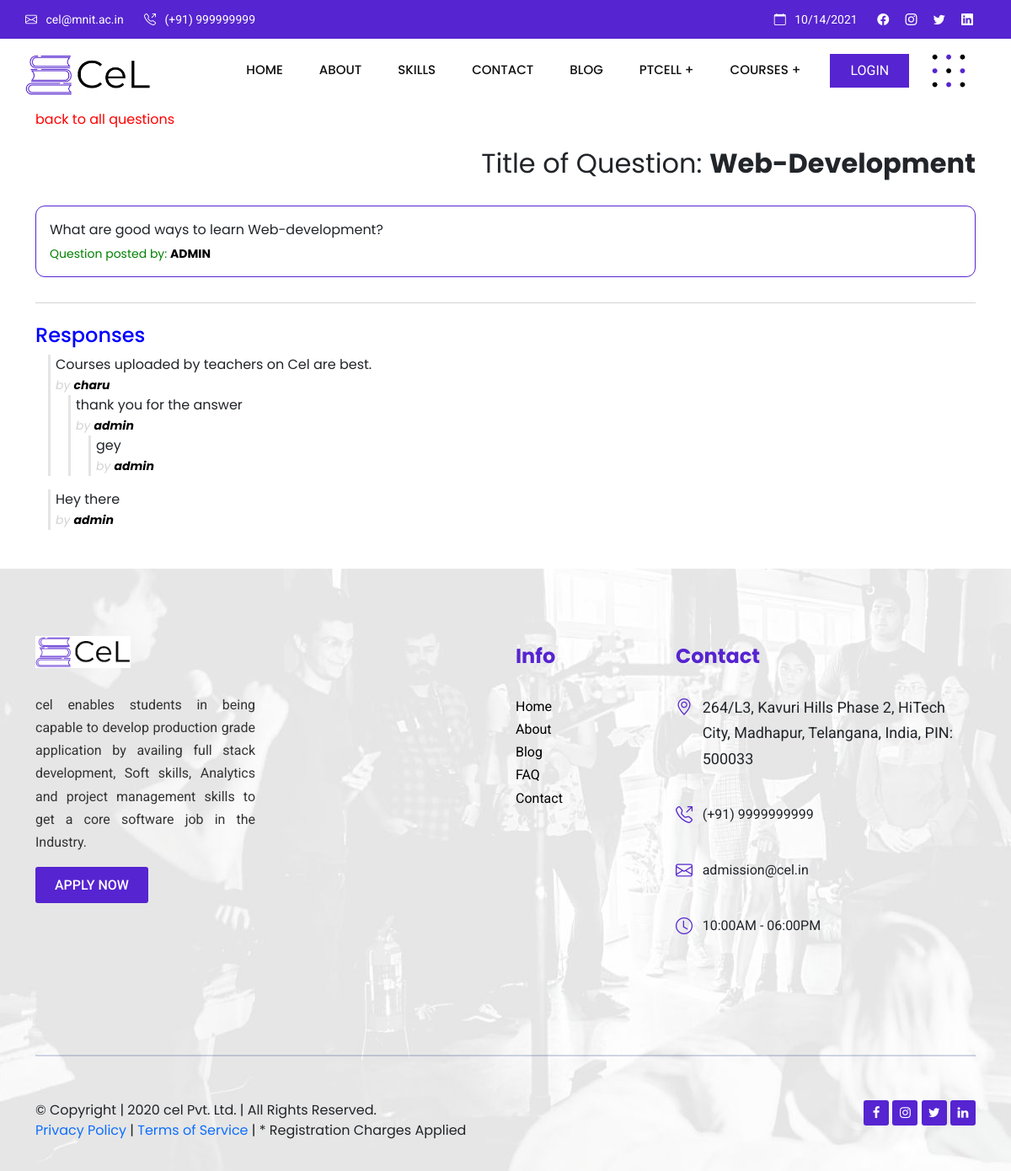
Screenshot of /question/1 with the database file from the repository.
### myapp/models.py (models this page shows, shortened)
class Question(models.Model):
    author = models.ForeignKey(User, null=False, on_delete=models.CASCADE)
    title = models.CharField(max_length=200, null=False)
    body = models.TextField(null=False)
    created_at = models.DateTimeField(auto_now_add=True)
    updated_at = models.DateTimeField(auto_now=True)
    def get_responses(self):
        return self.responses.filter(parent=None)

class Response(models.Model):
    user = models.ForeignKey(User, null=False, on_delete=models.CASCADE)
    question = models.ForeignKey(Question, null=False, on_delete=models.CASCADE, related_name='responses')
    parent = models.ForeignKey('self', null=True, blank=True, on_delete=models.CASCADE)
    body = models.TextField(null=False)
    created_at = models.DateTimeField(auto_now_add=True)
    updated_at = models.DateTimeField(auto_now=True)
    def get_responses(self):
        return Response.objects.filter(parent=self)

### myapp/views.py (the view, shortened to what this page needs)
# urls.py: path('question/<int:id>', views.questionPage, name='question'),
def questionPage(request, id):
    response_form = NewResponseForm()
    reply_form = NewReplyForm()
    question = Question.objects.get(id=id)
    context = {
        'question': question,
        'response_form': response_form,
        'reply_form': reply_form,
    }
    return render(request, 'question.html', context)

### templates/question.html (shortened to what this page needs)
{% extends 'base.html' %}
{% block content %}
<section class="container ">
  <a style="text-decoration: none;color: red;" href="/allquestions">back to all questions</a>
  <div class="page question-page">
    <div class="text-end py-3">
      <p class="" style="display: inline;font-size:2rem">Title of Question: <b style="display: inline">{{question.title}}</b></p>
    </div>
    <div style="margin-top: 10px;" class="question-bar p-3">
      <p class="question-body">{{question.body}}</p>
      <p class="question-author mb-0" style="color:green">Question posted by: <span
          style="color:black; text-transform:uppercase;font-weight:bold;">{{question.author.username}}</span></p>
    </div>
    <div class="responses-container">
      <h4 class="responses-container-heading mt-4" style="color:blue;">Responses</h4>
      {% if not question.responses.all %}
      <p class="no-responses-text">No responses yet</p>
      {% else %}
      {% for response in question.get_responses %}
      {% include 'response.html' with response=response %}
      {% endfor %}
      {% endif %}
    </div>
  </div>
</section>
{% endblock %}

### templates/response.html (shortened to what this page needs)
<blockquote id="{{response.id}}">
  <p class="response-body">{{response.body}}</p>
  <small class="response-author">by <span style="font-weight: bold;color: #000;">{{response.user.username}}</span></small>
  {% for children in response.get_responses %}
  {% include 'response.html' with response=children %}
  {% endfor %}
</blockquote>

### static/styles.css (style rules this page uses)
html { scroll-behavior: smooth; }
body { font-family: "Poppins", sans-serif; }

### static/styles2.css (style rules this page uses)
blockquote { border-left: 3px solid rgb(230, 228, 228); padding-left: 6px; margin-left: 15px; }
.question-bar { border-radius: 11px; border: 1px solid #5624d0 !important; }
.page { display: flex; flex-direction: column; }
.question-body { margin-bottom: 6px; }
.question-author { font-size: 14px; color: lightgray; }
.responses-container { border-top: 1px solid lightgray; margin-bottom: 30px; margin-top: 30px; }
.responses-container-heading { color: lightgray; }
.response-body { margin: 0; }
.response-author { color: lightgray; font-style: italic; }

### rows the page displays
Question: title "Web-Development", body "What are good ways to learn Web-development?", author.username "ADMIN"
Response: body "Courses uploaded by teachers on Cel are best.", user.username "charu"
Response: body "thank you for the answer", user.username "admin"
Response: body "gey", user.username "admin"
Response: body "Hey there", user.username "admin"
